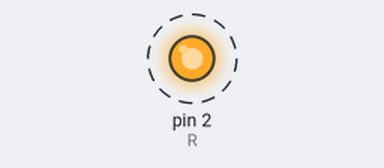
Simulated run of this sketch. Board: Arduino Uno, built with avr-gcc and run on an emulated ATmega328P. Shown: output pins drawn as LEDs (lit = HIGH). Dashed ring = blinking.

Above: at 0.05 s.
Timing chart, 0 to 3.0 s (numbered marks = the images above):
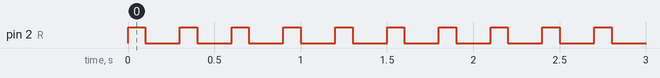

Measured:
- by itself, pin 2 (R): alternates HIGH for 0.10 s and LOW for 0.20 s

The sketch:

Shabbi02.ino
```cpp
int R=2;
int Y=3;
int G=4;

void setup() {
  pinMode(R,OUTPUT);
  pinMode(Y,INPUT);

}

void loop() {
  digitalWrite(R,HIGH);
  digitalWrite(Y,LOW);
  digitalWrite(G,LOW);
  delay(100);

  digitalWrite(R,LOW);
  digitalWrite(Y,HIGH);
  digitalWrite(G,LOW);
  delay(100);


  digitalWrite(R,LOW);
  digitalWrite(Y,LOW);
  digitalWrite(G,HIGH);
  delay(100);


}
```
